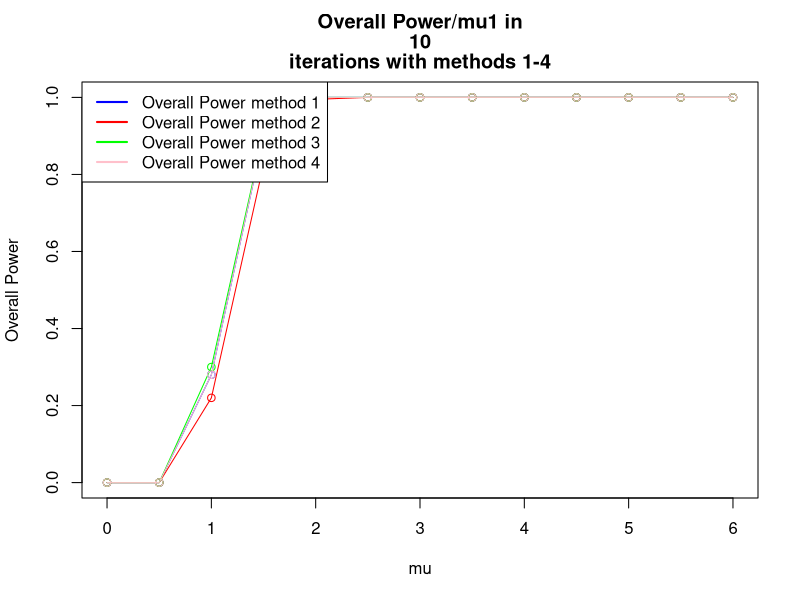
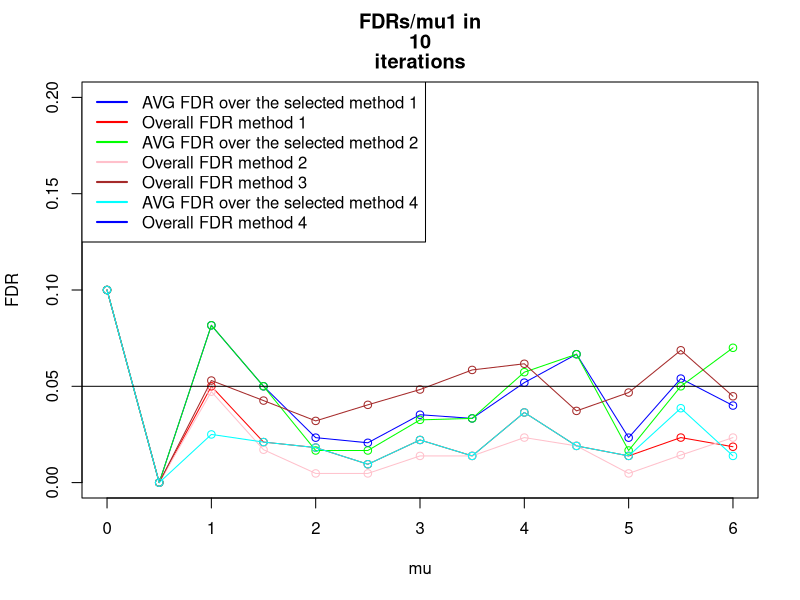
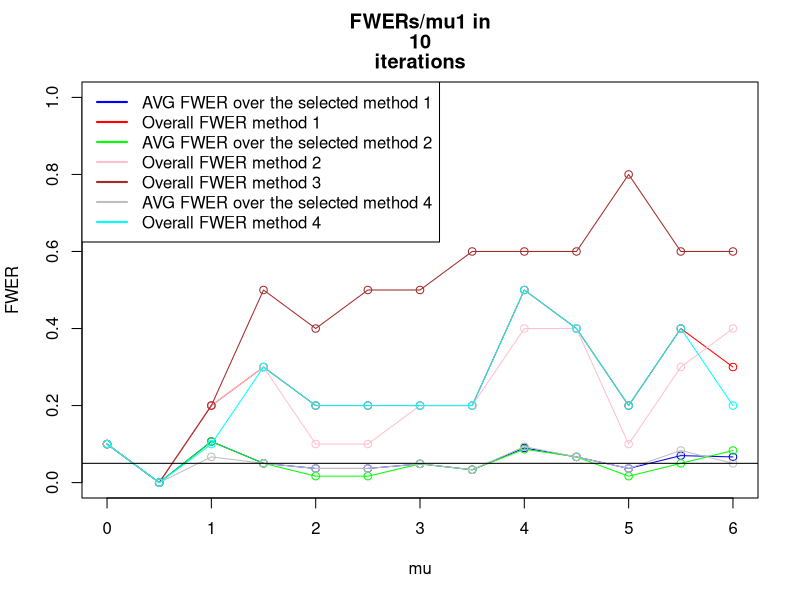
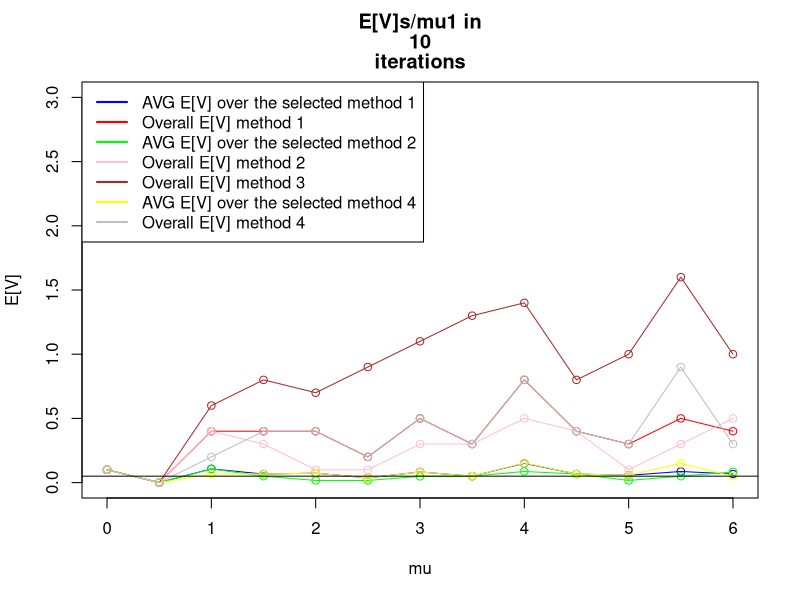
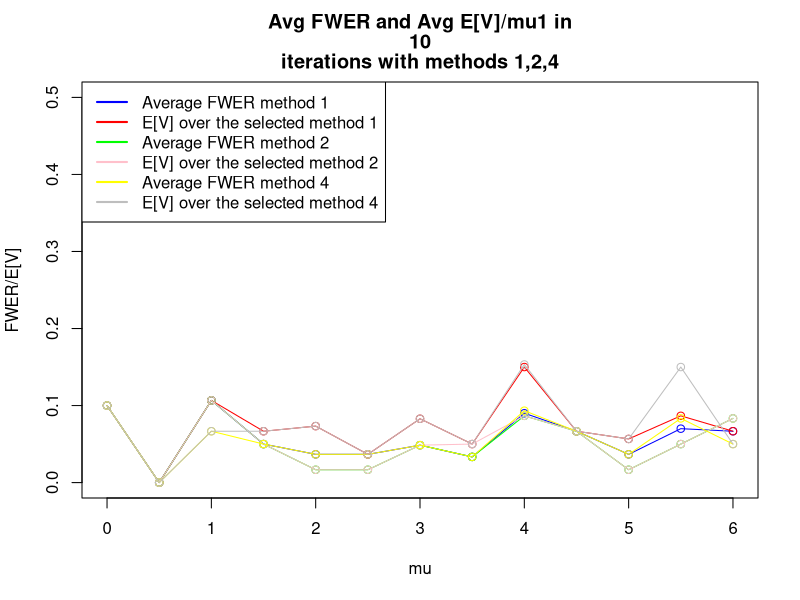

Reproduce these figures in R, in order. (Note: this script raises an error after producing the figures.)
iteration <- setClass ("iteration",
                       #Data structure that holds data regarding a certain iteration (=manipulation of random numbers)        
                       slots=c(xbars="numeric",
                               pvals="numeric",
                               refVec="logical",
                               numOfTrues="numeric",
                               truesMu1="numeric",
                               falsesMu1="numeric",
                               size="numeric",
                               proceduresApplied= "list"
                               
                       )
)
procedure <- setClass ("procedure",
                       #a data structure holding the results of certain procedure applied to an iteration
                       
                       slots=c(procedureName="function",
                               rejects="list",
                               fr="numeric",
                               power="numeric",
                               fdr="numeric",
                               fwer="numeric"
                       )
)

calcSimesPVals<- function (PVals){
  min(p.adjust(PVals, method="BH"))
}

calcPower<-function (rejectsLength, falseRejections, size,numOfFalseH0sInRef,details=FALSE){
  #returns num of  true rejections divided by the number of planned rejections
  if (details==TRUE){
    print ("POWER CALC:")
    print (c("rejects:", rejectsLength))
    print (c("fr:", falseRejections))
    print (c("size:", size))
    print (c("numOfFalseH0sInRef:", numOfFalseH0sInRef))
    print (c("Power",(rejectsLength-falseRejections)/(size-numOfFalseH0sInRef)))
  }
  return ((rejectsLength-falseRejections)/(size-numOfFalseH0sInRef))
}

calcFDR<- function (rejects,falseRejections){
  if (rejects$length==0) return (0)
  else 
    return (falseRejections/rejects$length)
}

calcFWER<- function (rejects, falseRejections){
  if (rejects$length==0)
    return (0)
  if (falseRejections>0) 
    return (1)
  if (falseRejections==0) 
    return (0)
}

countFalseFamilyRejections <- function (rejects, numOfSignalFamilies){
  if (rejects$length==0){ #if there were no rejects at all
    return (0)
  }
  return (length(which(rejects$ix>numOfSignalFamilies)))
}

countFalseRejections<-function (rejects , refVec){
  if (rejects$length==0){ #if there were no rejects at all
    return (0)
  }
  
  fr<-0 #false rejections counter
  for (i in 1:rejects$length){ # count num of false rejects
    #     print (refVec)
    if (refVec[rejects$ix[i]]==FALSE) { #if the rejection was false
      fr<-fr+1
    }
  }
  return (fr) 
}

SelectFamiliesBH<-function (familiesSimesPVals){
  #b<-p.adjust(familiesSimesPVals,method="BH")
  #return (which(b<0.05))
  #print ("SELECT: ")
  #print (Preject(familiesSimesPVals))
  #print ("BH SELECT")
  return (Preject(method="BH", pvals=familiesSimesPVals))
  
}  
#return Array of Selected Families and old ixs


OverallBHSelectedFamilies<-function (jointRejects){
  newIXs<-unique(as.integer((jointRejects$ix-1)/10))+1
  return (list ("length"=length(newIXs), "ix"=newIXs))
  
}


rejectTukey <- function (xbars,S,groupSize,qStar){
  statistics=as.numeric(dist(xbars)/sqrt(S/groupSize))
  b<-which(statistics>=qStar)
  
  #   print (statistics)
  #   print ("Q*")
  #   print (qStar)
  #   print (list("length"=length(b), "ix"=b))
  return (list("length"=length(b), "ix"=b))
}

Preject <- function (method="BH", pvals=c(0), details=FALSE, alpha =0.05){
  a<-p.adjust(p=pvals,method=method)
  #   print (a)
  b<- which(a<alpha)
  return (list ("length"=length(b), "ix"=b))
}

calcTukeyPVal <-function(xbars,S,groupSize, numOfGroups){
  pval<- 1-ptukey(q=max(dist(xbars))/sqrt(S/groupSize), 
                  nmeans=numOfGroups ,df=numOfGroups * (groupSize-1))
  return (pval)
}

calcPairwisePVals <-function (xbars,S,groupSize, numOfGroups,i=1,details=FALSE){
  ##useful for method C phase 2
  pvals=2*(1-pt(q=dist(xbars)/sqrt(2*S[i]/groupSize),
                df= numOfGroups*(groupSize-1)))
  if (details==TRUE){
    print (c("PAIRWISE", pvals))
    print (as.numeric(pvals))
  }
  #   readline()
  return (as.numeric(pvals))
}

getRandomXBars <-function (size, numOfTrues, truesMu1=0, falsesMu1, sd=1){
  xbar<- rep(NA,size) #init xbar
  xbar[1:numOfTrues]<- (rnorm(n=numOfTrues,mean=truesMu1,sd=sd)) 
  #define the null first families
  xbar[(numOfTrues+1):size]<- (rnorm(n=size-numOfTrues,mean=falsesMu1,sd=sd)) 
  #define the non-null last families   
  #   print (xbar)
  #   readline()
  return (xbar)
}
setDesVector <-function (size, numOfZeros,mu=4){
  a<-rep(0,numOfZeros)
  b<-rep(mu,size-numOfZeros)
  return (c(a,b))
}

setRefVectorBig <-function(size, numOfZeros,mu){
  DesVector<-setDesVector(size,numOfZeros,mu)
  #   print ("DesVector:")
  #   print (DesVector)
  return (as.logical(dist(DesVector)))
}

# this method works only for numOfGroups=3, setRefVectorBig does this right for larger sizes
# setRefVector <- function (size, numOfTrues){
#   #initialize reference vector
#   refvec<-rep (NA,size)
#   refvec[1:numOfTrues]<- TRUE # these will be true discoveries
#   refvec[(numOfTrues+1):size]<- FALSE # these will be False Discoveries
#   return (refvec)
# }


#method A(3): Overall BH (one level)
#method B(2): QTukey Statistics (2 levels) 1: TukeyPval , 2: QTukey Stat
#method C(1): BH with pairwise Pval (2 levels) 1: TukeyPVal, 2:Pairwise PVal
#method 4: To be added later - currently empty

#this algorithm builds "numOfFamilies" families, each family of size "numOfGroups",
#with "numOfTrues" trues and the rest of the families are false, with "numOfSignalFamilies"
#families in which there 
#is signal (=numOfTrues is used), and the rest of the families are with no signal (all mus are 0)
#then uses 3 different methods to reject.
tukeyTest2 <-function(n=10000, numOfFamilies=40, numOfGroups=3, numOfTrues=1, numOfSignalFamilies=5,
                      minMu1=0, maxMu1=4, interval=0.5, alpha=0.05, groupSize=16,details=FALSE){
  
  #definition of constant df
  df=numOfGroups*(groupSize-1) #calculate degs of freedom
  
  #define constant methodnames
  METHOD_NAMES=rbind("QTukey Stat", "Pairwise", "Overall BH", "BH BH(Simes)")
  
  #decleration of matrices to keep means, size is # of methods * the number of mu values 
  OvrPowerMeans<-matrix(0,4,(maxMu1-minMu1)/interval+1)
  AVGPowerMeans<-matrix(0,4,(maxMu1-minMu1)/interval+1)
  AVGFDRMeans<-matrix(0,4,(maxMu1-minMu1)/interval+1)
  OvrFDRMeans<-matrix(0,4,(maxMu1-minMu1)/interval+1)
  AVGFWERMeans<-matrix(0,4,(maxMu1-minMu1)/interval+1)
  OvrFWERMeans<-matrix(0,4,(maxMu1-minMu1)/interval+1)
  OvrFRMeans<-matrix(0,4,(maxMu1-minMu1)/interval+1)
  AVGFRMeans<-matrix(0,4,(maxMu1-minMu1)/interval+1)
  
  FAMILYpowerMeans<-matrix(0,4,(maxMu1-minMu1)/interval+1)
  FAMILYFDRMeans<-matrix(0,4,(maxMu1-minMu1)/interval+1)
  FAMILYFWERMeans<-matrix(0,4,(maxMu1-minMu1)/interval+1)
  
  #declration of matrices to keep s.deviation, size is # of methods * the number of mu values 
  OvrPowerSD<-matrix(0,4,(maxMu1-minMu1)/interval+1)
  AVGPowerSD<-matrix(0,4,(maxMu1-minMu1)/interval+1)
  AVGFDRSD<-matrix(0,4,(maxMu1-minMu1)/interval+1)
  OvrFDRSD<-matrix(0,4,(maxMu1-minMu1)/interval+1)
  AVGFWERSD<-matrix(0,4,(maxMu1-minMu1)/interval+1)
  OvrFWERSD<-matrix(0,4,(maxMu1-minMu1)/interval+1)
  OvrFRSD<-matrix(0,4,(maxMu1-minMu1)/interval+1)
  AVGFRSD<-matrix(0,4,(maxMu1-minMu1)/interval+1)
  
  FAMILYpowerSD<-matrix(0,4,(maxMu1-minMu1)/interval+1)
  FAMILYFDRSD<-matrix(0,4,(maxMu1-minMu1)/interval+1)
  FAMILYFWERSD<-matrix(0,4,(maxMu1-minMu1)/interval+1)
  #   PowerOutput<-list()
  
  for (mu in seq(minMu1,maxMu1,interval)){
    
    #matrices for each mu1
    TotalAVGFDR<-matrix(0,4,n)
    TotalAVGFWER<-matrix(0,4,n)
    TotalAVGPower<-matrix(0,4,n)
    TotalOvrFWER<-matrix(0,4,n)
    TotalOvrPower<-matrix(0,4,n)
    TotalAVGFR<-matrix(0,4,n)
    TotalOvrFR<-matrix(0,4,n)
    TotalOvrFDR<-matrix(0,4,n)
    FAMILYpower<-matrix(0,4,n)
    FAMILYFDR<-matrix(0,4,n)
    FAMILYFWER<-matrix(0,4,n)
    FAMILYFR<-matrix(0,4,n)
    
    print (mu)
    #     readline()
    
    #each iteration
    for (iters in 1:n){
      #       print (c("iter:" ,iters))
      
      #setup  of variables
      familyArray= list(numOfFamilies);
      familiesTukeyPVals = numeric(numOfFamilies);
      familiesSimesPVals = numeric(numOfFamilies);
      
      SelectedFamilies<-list(0);
      OverallRejectsLength<-numeric(4) # 4 slots for each method B/C/*/4
      OverallFR <- numeric(4)
      FDRSum <-numeric(4)
      FWERSum <- numeric(4)
      POWERSum <- numeric(4)
      
      jointFamily <- new ("iteration",
                          size=choose(numOfGroups,2)*numOfFamilies,
                          numOfTrues=0+
                            #num of true hypotheses in the no signal zone
                            numOfSignalFamilies*(numOfGroups-1),
                          #num of true hypotheses in the signal zone
                          falsesMu1=mu
      )
      #       print (jointFamily)
      #       readline()
      ##init variance vector
      S=rchisq(n=numOfFamilies,df=df)/df
      
      for (i in 1:numOfFamilies){
        
        familyArray[[i]]= new ("iteration",
                               size=choose (numOfGroups,2),
                               numOfTrues=numOfTrues, #=1
                               falsesMu1=mu
        ) #init family
        
        
        if (i<=numOfSignalFamilies){ #first 5 families with signal
          familyArray[[i]]@refVec=setRefVectorBig(
            size=numOfGroups,
            numOfZeros=numOfGroups-numOfTrues,
            mu=mu)
          #           print ("Reference vector:")
          #           print (familyArray[[i]]@refVec)
          #build reference Vector
          familyArray[[i]]@xbars=getRandomXBars(size=numOfGroups,
                                                numOfTrues=numOfGroups-1,
                                                falsesMu1=mu,
                                                sd=sqrt(1/groupSize))
        }
        else { #35 families no signal
          familyArray[[i]]@refVec=setRefVectorBig(
            size=numOfGroups,
            numOfZeros=numOfGroups,
            mu=mu)
          
          #build reference Vector (we set numOfTrues as 1 and falsesMu1 as 0 so that all xbars are
          #generated around 0, the value of numOfTrues doesnt matter here)
          familyArray[[i]]@xbars=getRandomXBars(size=numOfGroups,
                                                numOfTrues=1,
                                                falsesMu1=0,
                                                sd=sqrt(1/groupSize))
        }
        #                             print ("Reference vector:")
        #                             print (familyArray[[i]]@refVec)
        if (details==TRUE){
          #                    print (i)
          #                    print (familyArray[[i]]@xbars)         
        } #end details print
        
        familyArray[[i]]@pvals=calcPairwisePVals(familyArray[[i]]@xbars,
                                                 S,
                                                 groupSize,
                                                 numOfGroups,
                                                 i=i,
                                                 details=FALSE)
        #        readline()
        #calc Pairwise PVals for Method C(1)
        
        familyArray[[i]]@proceduresApplied=append(familyArray[[i]]@proceduresApplied,
                                                  new ("procedure"))
        familyArray[[i]]@proceduresApplied=append(familyArray[[i]]@proceduresApplied,
                                                  new ("procedure"))
        familyArray[[i]]@proceduresApplied=append(familyArray[[i]]@proceduresApplied,
                                                  new ("procedure"))
        familyArray[[i]]@proceduresApplied=append(familyArray[[i]]@proceduresApplied,
                                                  new ("procedure"))
        familiesTukeyPVals[i]=calcTukeyPVal(familyArray[[i]]@xbars
                                            ,S[i],groupSize, numOfGroups)
        familiesSimesPVals[i]=calcSimesPVals(familyArray[[i]]@pvals)
        
        #calc Tukey PVals for method B(2)
        
        #         print (c("family tukey pval", i, familiesTukeyPVals[i]))
        
        #add to jointFamily for methods 3-4
        jointFamily@refVec=append(jointFamily@refVec,familyArray[[i]]@refVec)
        jointFamily@xbars=append(jointFamily@xbars,familyArray[[i]]@xbars)
        jointFamily@pvals=append(jointFamily@pvals,familyArray[[i]]@pvals)
        jointFamily@proceduresApplied=append(familyArray[[i]]@proceduresApplied,
                                             new ("procedure"))
        jointFamily@proceduresApplied=append(familyArray[[i]]@proceduresApplied,
                                             new ("procedure"))
      } #end for i
      
      if (details==TRUE){
        #         print (jointFamily)
        #         print (familiesSimesPVals)
        #         readline()
      }
      
      #method B,C step 1: select interesting families using BH
      SelectedFamilies[[1]]<-SelectFamiliesBH(familiesTukeyPVals)
      SelectedFamilies[[2]]<-SelectedFamilies[[1]] #for this stage selection for both methods is the same
      qStar=qtukey(p=1-alpha*SelectedFamilies[[1]]$length/numOfFamilies,
                   nmeans=numOfGroups,df=df)
      SelectedFamilies[[4]]<-SelectFamiliesBH(familiesSimesPVals)
      #method 3 - overall BH - take joint family and reject in it using BH
      jointFamily@proceduresApplied[[1]]@rejects=Preject(method="BH", pvals=jointFamily@pvals, alpha=0.05)
      
      SelectedFamilies[[3]]<-OverallBHSelectedFamilies(jointFamily@proceduresApplied[[1]]@rejects)
      #       print (familyArray[[i]]@pvals, qStar)
      #       print ("SELECTS FROM METHOD 4")
      #       print (SelectedFamilies[[4]])
      #             readline()
      
      #calc Family Stats:
      for (methodix in 1:4){
        FAMILYFR[methodix,iters]<-countFalseFamilyRejections(SelectedFamilies[[methodix]],numOfSignalFamilies)
        
        FAMILYpower[methodix,iters]<-calcPower(rejects=SelectedFamilies[[methodix]]$length,
                                               falseRejections=FAMILYFR[methodix,iters],
                                               size=numOfFamilies,
                                               numOfFalseH0sInRef=numOfFamilies-numOfSignalFamilies,
                                               details=FALSE
        ) 
        FAMILYFDR[methodix,iters]<-calcFDR(rejects=SelectedFamilies[[methodix]],falseRejections=FAMILYFR[methodix,iters])
        FAMILYFWER[methodix,iters]<-calcFWER(rejects=SelectedFamilies[[methodix]],falseRejections=FAMILYFR[methodix,iters])
        
        if (details==TRUE){
          print (c("FAMILY POWER",methodix, FAMILYpower[methodix,iters]))
          print (c("FAMILY FR",methodix, FAMILYFR[methodix,iters]))
          print (c("FAMILY FDR",methodix, FAMILYFDR[methodix,iters]))
          print (c("FAMILY FWER",methodix, FAMILYFWER[methodix,iters]))
        }
      }
      
      
      ##method 1/2/4 step 2: #process BH/QTukey on selected families
      for (methodix in 1:4){ #run through methods
        
        #         print (c("METHOD:", methodix))
        if (SelectedFamilies[[methodix]]$length>0){   #if there are any selected families
          for (i in 1:SelectedFamilies[[methodix]]$length){ #run thru selected families
            
            if (methodix==1 || methodix==4){
              #method 1=method C
              #method 4= BH BH (simes)
              #print ("1")
              # reject inside the selected families with BH alpha=0.05*r/m
              familyArray[[SelectedFamilies[[methodix]]$ix[i]]]@proceduresApplied[[methodix]]@rejects<-
                Preject(method="BH", pvals=familyArray[[SelectedFamilies[[methodix]]$ix[i]]]@pvals, 
                        alpha=alpha*SelectedFamilies[[methodix]]$length/numOfFamilies)
            }
            if (methodix==2){
              #methodB
              #print ("2")
              # reject inside the selected families with QTUKEY threshold
              familyArray[[SelectedFamilies[[methodix]]$ix[i]]]@proceduresApplied[[2]]@rejects<-
                rejectTukey( familyArray[[SelectedFamilies[[methodix]]$ix[i]]]@xbars,
                             S[SelectedFamilies[[methodix]]$ix[i]],
                             groupSize,
                             qStar)
              #               print (dist(familyArray[[SelectedFamilies[[methodix]]$ix[i]]]@xbars))
              #               print (familyArray[[SelectedFamilies[[methodix]]$ix[i]]]@refVec)
              #               readline()
            }
            
            if (methodix==3){
              #               for (reject in 1:jointFamily@proceduresApplied[[methodix-2]]@rejects$length){
              #                  rejFamily<-jointFamily@proceduresApplied[[methodix-2]]@rejects$ix[reject]/10
              #                  SelectedFamilies[[3]]<-append(SelectedFamilies[[3]])
              #                  
              #               }
              familyNum<-SelectedFamilies[[methodix]]$ix[i]
              #               print (SelectedFamilies[[methodix]]$ix)
              #               print (c("familynum", familyNum))
              m3rejects<-jointFamily@proceduresApplied[[1]]@rejects$ix
              #               print (m3rejects)
              #             
              m3rejects<-m3rejects[m3rejects> (familyNum-1)*10 &
                                     m3rejects<= (familyNum)*10] -(familyNum-1)*10
              #               print ("after modulus")
              #               print (m3rejects)
              # #               m3rejects<-m3rejects-(familyNum-1)*10
              #               print ("Method 3 rejects")
              #               print(m3rejects)
              #                                
              familyArray[[SelectedFamilies[[methodix]]$ix[i]]]@proceduresApplied[[methodix]]@rejects<-
                list("length"=length(m3rejects), "ix"=m3rejects)
              
              
              #calc stats for joint family
              jointFamily@proceduresApplied[[methodix-2]]@fr=countFalseRejections(jointFamily@proceduresApplied[[methodix-2]]@rejects,jointFamily@refVec)
              jointFamily@proceduresApplied[[methodix-2]]@power=calcPower(jointFamily@proceduresApplied[[methodix-2]]@rejects$length,
                                                                          jointFamily@proceduresApplied[[methodix-2]]@fr, jointFamily@size, jointFamily@size-jointFamily@numOfTrues)
              jointFamily@proceduresApplied[[methodix-2]]@fdr=calcFDR(jointFamily@proceduresApplied[[methodix-2]]@rejects,
                                                                      jointFamily@proceduresApplied[[methodix-2]]@fr)
              jointFamily@proceduresApplied[[methodix-2]]@fwer=calcFWER(jointFamily@proceduresApplied[[methodix-2]]@rejects, 
                                                                        jointFamily@proceduresApplied[[methodix-2]]@fr)
              
              TotalOvrFDR[methodix,iters]=jointFamily@proceduresApplied[[methodix-2]]@fdr
              TotalOvrFWER[methodix,iters]=jointFamily@proceduresApplied[[methodix-2]]@fwer      		
              TotalOvrFR[methodix,iters]=jointFamily@proceduresApplied[[methodix-2]]@fr
              TotalOvrPower[methodix,iters]=jointFamily@proceduresApplied[[methodix-2]]@power						
            }
            
            #calc frs,power,fdr,fwer for the ith selectedfamily
            familyArray[[SelectedFamilies[[methodix]]$ix[i]]]@proceduresApplied[[methodix]]@fr=
              countFalseRejections(
                familyArray[[SelectedFamilies[[methodix]]$ix[i]]]@proceduresApplied[[methodix]]@rejects,
                familyArray[[SelectedFamilies[[methodix]]$ix[i]]]@refVec)
            
            familyArray[[SelectedFamilies[[methodix]]$ix[i]]]@proceduresApplied[[methodix]]@power=
              calcPower(familyArray[[SelectedFamilies[[methodix]]$ix[i]]]@proceduresApplied[[methodix]]@rejects$length,
                        familyArray[[SelectedFamilies[[methodix]]$ix[i]]]@proceduresApplied[[methodix]]@fr, 
                        familyArray[[SelectedFamilies[[methodix]]$ix[i]]]@size, 
                        length(which(familyArray[[SelectedFamilies[[methodix]]$ix[i]]]@refVec==FALSE)))
            
            familyArray[[SelectedFamilies[[methodix]]$ix[i]]]@proceduresApplied[[methodix]]@fdr=
              calcFDR(familyArray[[SelectedFamilies[[methodix]]$ix[i]]]@proceduresApplied[[methodix]]@rejects,
                      familyArray[[SelectedFamilies[[methodix]]$ix[i]]]@proceduresApplied[[methodix]]@fr)
            
            familyArray[[SelectedFamilies[[methodix]]$ix[i]]]@proceduresApplied[[methodix]]@fwer=
              calcFWER(familyArray[[SelectedFamilies[[methodix]]$ix[i]]]@proceduresApplied[[methodix]]@rejects,
                       familyArray[[SelectedFamilies[[methodix]]$ix[i]]]@proceduresApplied[[methodix]]@fr)
            if (details==TRUE){ 
              print (c("Family number:", SelectedFamilies[[methodix]]$ix[i]))
              print (c("FRs:", familyArray[[SelectedFamilies[[methodix]]$ix[i]]]@proceduresApplied[[methodix]]@fr))
              print (c("FDR:", familyArray[[SelectedFamilies[[methodix]]$ix[i]]]@proceduresApplied[[methodix]]@fdr))
              print (c("FWER: ", familyArray[[SelectedFamilies[[methodix]]$ix[i]]]@proceduresApplied[[methodix]]@fwer))
              print (c("Power: ", familyArray[[SelectedFamilies[[methodix]]$ix[i]]]@proceduresApplied[[methodix]]@power))
              print (c("Rejects:", familyArray[[SelectedFamilies[[methodix]]$ix[i]]]@proceduresApplied[[methodix]]@rejects$length))
            } #end details print
            POWERSum[methodix]=POWERSum[methodix]+ familyArray[[SelectedFamilies[[methodix]]$ix[i]]]@proceduresApplied[[methodix]]@power
            FDRSum[methodix]=FDRSum[methodix]+familyArray[[SelectedFamilies[[methodix]]$ix[i]]]@proceduresApplied[[methodix]]@fdr
            FWERSum[methodix]=FWERSum[methodix]+familyArray[[SelectedFamilies[[methodix]]$ix[i]]]@proceduresApplied[[methodix]]@fwer      		
            OverallFR[methodix]=OverallFR[methodix]+familyArray[[SelectedFamilies[[methodix]]$ix[i]]]@proceduresApplied[[methodix]]@fr
            OverallRejectsLength[methodix]=OverallRejectsLength[methodix]+familyArray[[SelectedFamilies[[methodix]]$ix[i]]]@
              proceduresApplied[[methodix]]@rejects$length
            
            
          } #end for loop of i selected families     
          #           print (c("OVERALL REJECTS LENGTH method :", methodix ,OverallRejectsLength[methodix]))
          
          
          TotalAVGFDR[methodix, iters] <-FDRSum[methodix]/SelectedFamilies[[methodix]]$length
          if (is.nan(TotalAVGFDR[methodix, iters])) {
            TotalAVGFDR[methodix, iters]<-0
          }
          TotalAVGFWER[methodix, iters]<-FWERSum[methodix]/SelectedFamilies[[methodix]]$length
          if (is.nan(TotalAVGFDR[methodix, iters])) {
            TotalAVGFWER[methodix, iters]<-0
          }
          TotalAVGPower[methodix,iters]<-POWERSum[methodix]/SelectedFamilies[[methodix]]$length
          if (is.nan(TotalAVGPower[methodix, iters])) {
            TotalAVGPower[methodix, iters]<-0
          }
          #           print ("TOTAL OVR POWER CALC")
          #           print ("")
          TotalOvrPower[methodix, iters]<- calcPower(rejects=OverallRejectsLength[methodix],
                                                     falseRejections=OverallFR[methodix],
                                                     size=jointFamily@size,
                                                     numOfFalseH0sInRef=jointFamily@size-jointFamily@numOfTrues
          ) 
          
          TotalOvrFR[methodix, iters]<-OverallFR[methodix]
          TotalAVGFR[methodix, iters]<-OverallFR[methodix]/SelectedFamilies[[methodix]]$length
          
          TotalOvrFDR[methodix, iters]<- OverallFR[methodix]/OverallRejectsLength[methodix]
          if (is.nan(TotalOvrFDR[methodix, iters])) {
            TotalOvrFDR[methodix, iters]<-0
          }
          
          TotalOvrFWER[methodix, iters]<-sign(TotalOvrFDR[methodix, iters])
          if (is.nan(TotalOvrFWER[methodix, iters])) {
            TotalOvrFWER[methodix, iters]<-0
          }
          
          print (c("Iteration:", iters, "mu1:", mu, "method:", methodix))
          print (c("Average FDR:", FDRSum[methodix]/SelectedFamilies[[methodix]]$length))
          print (c("Overall FDR: ",  OverallFR[methodix]/OverallRejectsLength[methodix]))
          print (c("Average FWER: ", FWERSum[methodix]/SelectedFamilies[[methodix]]$length))
          print (c("Overall FR: ", OverallFR[methodix]))
          print (c("Interesting Families () are",SelectedFamilies[[methodix]]))
          #readline()
          
          
        } #end if selected families exist
        else {
          #"no selected families in iteration - all stats  are 0"
          #           print ("no families selected")
          TotalAVGPower[methodix,iters]<-0
          TotalAVGFDR[methodix,iters]<-0
          TotalAVGFWER[methodix,iters]<-0
          TotalOvrFWER[methodix,iters]<-0
          TotalOvrPower[methodix,iters]<-0
          TotalOvrFR[methodix,iters]<-0
          TotalAVGFR[methodix,iters]<-0
          TotalOvrFDR[methodix,iters]<-0
        }
      } #end for methodix
      
      
      
      #			print ("TOTAL OVR FDR")
      #			print (TotalOvrFDR)
    } #end n for - iterations
    
    #print ("Total AVG FDR")
    #print (mean(TotalAVGFDR))
    #print ("Total AVG FWER")
    #print (mean(TotalAVGFWER))
    #print ("Total Ovr FR")
    #print (mean(TotalOvrFR))
    #print ("Total OVr FDR")
    #print (mean(TotalOvrFDR))
    
    for (methodix in 1:4){
      #calc final means
      AVGFDRMeans[methodix,(mu-minMu1)/interval+1]<-mean(TotalAVGFDR[methodix,])
      AVGFWERMeans[methodix,(mu-minMu1)/interval+1]<-mean(TotalAVGFWER[methodix,])
      AVGFRMeans[methodix,(mu-minMu1)/interval+1]<-mean(TotalAVGFR[methodix,])
      AVGPowerMeans[methodix,(mu-minMu1)/interval+1]<-mean(TotalAVGPower[methodix,])
      
      OvrPowerMeans[methodix,(mu-minMu1)/interval+1]<-mean(TotalOvrPower[methodix,])
      OvrFDRMeans[methodix,(mu-minMu1)/interval+1]<-mean(TotalOvrFDR[methodix,])
      OvrFWERMeans[methodix,(mu-minMu1)/interval+1]<-mean(TotalOvrFWER[methodix,])
      OvrFRMeans[methodix,(mu-minMu1)/interval+1]<-mean(TotalOvrFR[methodix,])
      
      FAMILYFDRMeans[methodix,(mu-minMu1)/interval+1]<-mean(FAMILYFDR[methodix,])
      FAMILYFWERMeans[methodix,(mu-minMu1)/interval+1]<-mean(FAMILYFWER[methodix,])
      FAMILYpowerMeans[methodix,(mu-minMu1)/interval+1]<-mean(FAMILYpower[methodix,])
      #calc final SDs
      AVGFDRSD[methodix,(mu-minMu1)/interval+1]<-sd(TotalAVGFDR[methodix,])
      OvrPowerSD[methodix,(mu-minMu1)/interval+1] <-sd(TotalOvrPower[methodix,])   
      AVGFWERSD[methodix,(mu-minMu1)/interval+1]<-sd(TotalAVGFWER[methodix,])
      AVGFRSD[methodix,(mu-minMu1)/interval+1]<-sd(TotalAVGFR[methodix,])
      
      OvrPowerSD[methodix,(mu-minMu1)/interval+1]<-sd(TotalOvrPower[methodix,])
      OvrFDRSD[methodix,(mu-minMu1)/interval+1]<-sd(TotalOvrFDR[methodix,])
      OvrFWERSD[methodix,(mu-minMu1)/interval+1]<-sd(TotalOvrFWER[methodix,])
      OvrFRSD[methodix,(mu-minMu1)/interval+1]<-sd(TotalOvrFR[methodix,])
      
      FAMILYFDRSD[methodix,(mu-minMu1)/interval+1]<-sd(FAMILYFDR[methodix,])
      FAMILYFWERSD[methodix,(mu-minMu1)/interval+1]<-sd(FAMILYFWER[methodix,])
      FAMILYpowerSD[methodix,(mu-minMu1)/interval+1]<-sd(FAMILYpower[methodix,])
      
      #			print ('Ovr fdrmeans')
      #			print (OvrFDRMeans)
      
    } #end methodix for 
    #     PowerOutput[[(mu-minMu1)/interval+1]]=TotalOvrPower
  } #end mu for
  
  
  
  #	print (OvrFDRMeans[1,])
  #	print (OvrFDRMeans[2,])
  #	print (AVGFDRMeans[1,])
  #	print (AVGFDRMeans[2,])
  #	
  
  plot (seq(minMu1,maxMu1,interval),OvrPowerMeans[1,], 
        col="blue", ylim=c(0,1),xlab= "mu", ylab= "Overall Power",
        main =c("Overall Power/mu1 in", n, "iterations with methods 1-4"), type="o")
  lines (seq(minMu1,maxMu1,interval),OvrPowerMeans[2,], col="red", type="o")
  lines (seq(minMu1,maxMu1,interval),OvrPowerMeans[3,], col="green", type="o")
  lines (seq(minMu1,maxMu1,interval),OvrPowerMeans[4,], col="pink", type="o")
  
  
  legend("topleft", 
         legend= c("Overall Power method 1", "Overall Power method 2", 
                   "Overall Power method 3","Overall Power method 4"), 
         lty=c(1,1,1,1),
         lwd=c(2,2,2,2),
         col=c("blue","red", "green", "pink")
  )
  plot (seq(minMu1,maxMu1,interval),AVGFDRMeans[1,], 
        col="blue", ylim=c(0,0.2),xlab= "mu", ylab= "FDR",
        main =c("FDRs/mu1 in", n, "iterations"), type="o")
  lines (seq(minMu1,maxMu1,interval),OvrFDRMeans[1,], col="red", type="o")
  lines (seq(minMu1,maxMu1,interval),AVGFDRMeans[2,], col="green", type="o")
  lines (seq(minMu1,maxMu1,interval),OvrFDRMeans[2,], col="pink", type="o")
  lines (seq(minMu1,maxMu1,interval),OvrFDRMeans[3,], col="brown", type="o")
  lines (seq(minMu1,maxMu1,interval),OvrFDRMeans[4,], col="cyan", type="o")
  abline (h=0.05, col="black")
  
  legend("topleft", 
         legend= c("AVG FDR over the selected method 1", "Overall FDR method 1",
                   "AVG FDR over the selected method 2", "Overall FDR method 2", 
                   "Overall FDR method 3",
                   "AVG FDR over the selected method 4", "Overall FDR method 4" ), 
         lty=c(1,1,1,1),
         lwd=c(2,2,2,2),
         col=c("blue","red", "green", "pink", "brown","cyan")
  )
  plot (seq(minMu1,maxMu1,interval),AVGFWERMeans[1,], 
        col="blue", ylim=c(0,1),xlab= "mu", ylab= "FWER",
        main =c("FWERs/mu1 in", n, "iterations"), type="o")
  lines (seq(minMu1,maxMu1,interval),OvrFWERMeans[1,], col="red", type="o")
  lines (seq(minMu1,maxMu1,interval),AVGFWERMeans[2,], col="green", type="o")
  lines (seq(minMu1,maxMu1,interval),OvrFWERMeans[2,], col="pink", type="o")
  lines (seq(minMu1,maxMu1,interval),OvrFWERMeans[3,], col="brown", type="o")
  lines (seq(minMu1,maxMu1,interval),AVGFWERMeans[4,], col="grey", type="o")
  lines (seq(minMu1,maxMu1,interval),OvrFWERMeans[4,], col="cyan", type="o")
  abline (h=0.05, col="black")
  
  legend("topleft", 
         legend= c("AVG FWER over the selected method 1", "Overall FWER method 1",
                   "AVG FWER over the selected method 2", "Overall FWER method 2", 
                   "Overall FWER method 3", 
                   "AVG FWER over the selected method 4","Overall FWER method 4"), 
         lty=c(1,1,1,1),
         lwd=c(2,2,2,2),
         col=c("blue","red", "green", "pink", "brown","grey", "cyan")
  )
  
  plot (seq(minMu1,maxMu1,interval),AVGFRMeans[1,], 
        col="blue", ylim=c(0,3),xlab= "mu", ylab= "E[V]",
        main =c("E[V]s/mu1 in", n, "iterations"), type="o")
  lines (seq(minMu1,maxMu1,interval),OvrFRMeans[1,], col="red", type="o")
  lines (seq(minMu1,maxMu1,interval),AVGFRMeans[2,], col="green", type="o")
  lines (seq(minMu1,maxMu1,interval),OvrFRMeans[2,], col="pink", type="o")
  lines (seq(minMu1,maxMu1,interval),OvrFRMeans[3,], col="brown", type="o")
  lines (seq(minMu1,maxMu1,interval),AVGFRMeans[4,], col="yellow", type="o")
  lines (seq(minMu1,maxMu1,interval),OvrFRMeans[4,], col="grey", type="o")
  abline (h=0.05, col="black")
  
  legend("topleft", 
         legend= c("AVG E[V] over the selected method 1", "Overall E[V] method 1", 
                   "AVG E[V] over the selected method 2", "Overall E[V] method 2", 
                   "Overall E[V] method 3",
                   "AVG E[V] over the selected method 4", "Overall E[V] method 4"), 
         lty=c(1,1,1,1),
         lwd=c(2,2,2,2),
         col=c("blue","red", "green", "pink", "brown","yellow","grey")
  )
  plot (seq(minMu1,maxMu1,interval),AVGFWERMeans[1,] , col="blue", ylim=c(0,0.5),
        ylab="FWER/E[V]", xlab="mu",
        main =c("Avg FWER and Avg E[V]/mu1 in", n, "iterations with methods 1,2,4"), type="o")
  #    readline()
  lines (seq(minMu1,maxMu1,interval),AVGFRMeans[1,], col="red", type="o")
  lines (seq(minMu1,maxMu1,interval),AVGFWERMeans[2,], col="green", type="o")
  lines (seq(minMu1,maxMu1,interval),AVGFRMeans[2,], col="pink", type="o")
  lines (seq(minMu1,maxMu1,interval),AVGFWERMeans[4,], col="yellow", type="o")
  lines (seq(minMu1,maxMu1,interval),AVGFRMeans[4,], col="grey", type="o")
  legend("topleft", 
         legend= c("Average FWER method 1","E[V] over the selected method 1",
                   "Average FWER method 2","E[V] over the selected method 2",
                   "Average FWER method 4","E[V] over the selected method 4"), 
         lty=c(1,1,1,1),
         lwd=c(2,2,2,2),
         col=c("blue","red", "green", "pink","yellow","grey")
  )
  
  #change column names in table
  colnames(OvrPowerMeans)<-seq(minMu1,maxMu1,interval)
  colnames(AVGPowerMeans)<-seq(minMu1,maxMu1,interval)
  colnames(OvrFDRMeans)<-seq(minMu1,maxMu1,interval)
  colnames(AVGFDRMeans)<-seq(minMu1,maxMu1,interval)
  colnames(OvrFWERMeans)<-seq(minMu1,maxMu1,interval)
  colnames(OvrFRMeans)<-seq(minMu1,maxMu1,interval)
  colnames(AVGFRMeans)<-seq(minMu1,maxMu1,interval)
  colnames(AVGFWERMeans)<-seq(minMu1,maxMu1,interval)
  colnames(FAMILYFWERMeans)<-seq(minMu1,maxMu1,interval)
  colnames(FAMILYFDRMeans)<-seq(minMu1,maxMu1,interval)
  colnames(FAMILYpowerMeans)<-seq(minMu1,maxMu1,interval)
  #   rownames(OvrPowerMeans)<-c("QTukey Stat", "Pairwise", "Overall BH", "BH BH")
    
  print ("OVERALL POWER:")
  print (OvrPowerMeans)
  print ("AVG POWER:")
  print (AVGPowerMeans)
  print ("AVG FDR:")
  print( AVGFDRMeans)
  print ("OVERALL FDR:")
  print( OvrFDRMeans)
  print ("OVERALL FWER:")
  print(OvrFWERMeans)
  print ("OVERALL E[V]:")
  print(OvrFRMeans)
  print ("AVG E[V]: ")
  print (AVGFRMeans)
  print ("AVG FWER: ")
  print (AVGFWERMeans)
  print ("FAMILY POWER:")
  print (FAMILYpowerMeans)
  print ("FAMILY FDR:")
  print (FAMILYFDRMeans)
  print ("FAMILY FWER:")
  print (FAMILYFWERMeans)
  
  print ("OVERALL POWER SD:")
  print (OvrPowerSD)
  print ("AVG POWER SD:")
  print (AVGPowerSD)
  print ("AVG FDR SD:")
  print( AVGFDRSD)
  print ("OVERALL FDR SD:")
  print( OvrFDRSD)
  print ("OVERALL FWER SD:")
  print(OvrFWERSD)
  print ("OVERALL E[V] SD:")
  print(OvrFRSD)
  print ("AVG E[V] SD: ")
  print (AVGFRSD)
  print ("AVG FWER SD: ")
  print (AVGFWERSD)
  print ("FAMILY POWER SD:")
  print (FAMILYpowerSD)
  print ("FAMILY FDR SD:")
  print (FAMILYFDRSD)
  print ("FAMILY FWER SD:")
  print (FAMILYFWERSD)
  
  #export to EXCEL MEANS
  wb<-loadWorkbook(paste("TukeyTest MEANS",Sys.Date(),"numOfGroups=",numOfGroups,"n=",n,".xls"), create = TRUE)
  
  createSheet(wb, name = "AVG FDR")
  writeWorksheet(wb, cbind(METHOD_NAMES,AVGFDRMeans), sheet = "AVG FDR")
  createSheet(wb, name = "OVERALL POWER")
  writeWorksheet(wb, cbind(METHOD_NAMES,OvrPowerMeans),  sheet = "OVERALL POWER")
  createSheet(wb, name = "OVERALL FDR")
  writeWorksheet(wb, cbind(METHOD_NAMES,OvrFDRMeans), sheet = "OVERALL FDR")
  createSheet(wb, name = "OVERALL FWER")
  writeWorksheet(wb, cbind(METHOD_NAMES,OvrFWERMeans), sheet = "OVERALL FWER")
  createSheet(wb, name = "OVERALL E(V)")
  writeWorksheet(wb, cbind(METHOD_NAMES,OvrFRMeans), sheet = "OVERALL E(V)")
  createSheet(wb, name = "AVG E(V)")
  writeWorksheet(wb, cbind(METHOD_NAMES,AVGFRMeans), sheet = "AVG E(V)")
  createSheet(wb, name = "AVG FWER")
  writeWorksheet(wb, cbind(METHOD_NAMES,AVGFWERMeans), sheet = "AVG FWER")
  
  createSheet(wb, name = "FAMILY POWER")
  writeWorksheet(wb, cbind(METHOD_NAMES,OvrPowerMeans),  sheet = "FAMILY POWER")
  createSheet(wb, name = "FAMILY FDR")
  writeWorksheet(wb, cbind(METHOD_NAMES,OvrFDRMeans), sheet = "FAMILY FDR")
  createSheet(wb, name = "FAMILY FWER")
  writeWorksheet(wb, cbind(METHOD_NAMES,OvrFWERMeans), sheet = "FAMILY FWER")
  
  saveWorkbook(wb)
  
  #export to EXCEL SDs
  wb<-loadWorkbook(paste("TukeyTest sd",Sys.Date(),"numOfGroups=",numOfGroups,"n=",n,".xls"), create = TRUE)
  
  createSheet(wb, name = "AVG FDR")
  writeWorksheet(wb, cbind(METHOD_NAMES,AVGFDRSD), sheet = "AVG FDR")
  createSheet(wb, name = "OVERALL POWER")
  writeWorksheet(wb, cbind(METHOD_NAMES,OvrPowerSD),  sheet = "OVERALL POWER")
  createSheet(wb, name = "OVERALL FDR")
  writeWorksheet(wb, cbind(METHOD_NAMES,OvrFDRSD), sheet = "OVERALL FDR")
  createSheet(wb, name = "OVERALL FWER")
  writeWorksheet(wb, cbind(METHOD_NAMES,OvrFWERSD), sheet = "OVERALL FWER")
  createSheet(wb, name = "OVERALL E(V)")
  writeWorksheet(wb, cbind(METHOD_NAMES,OvrFRSD), sheet = "OVERALL E(V)")
  createSheet(wb, name = "AVG E(V)")
  writeWorksheet(wb, cbind(METHOD_NAMES,AVGFRSD), sheet = "AVG E(V)")
  createSheet(wb, name = "AVG FWER")
  writeWorksheet(wb, cbind(METHOD_NAMES,AVGFWERSD), sheet = "AVG FWER")
  createSheet(wb, name = "FAMILY POWER")
  writeWorksheet(wb, cbind(METHOD_NAMES,OvrPowerSD),  sheet = "FAMILY POWER")
  createSheet(wb, name = "FAMILY FDR")
  writeWorksheet(wb, cbind(METHOD_NAMES,OvrFDRSD), sheet = "FAMILY FDR")
  createSheet(wb, name = "FAMILY FWER")
  writeWorksheet(wb, cbind(METHOD_NAMES,OvrFWERSD), sheet = "FAMILY FWER")
  
  saveWorkbook(wb)
  
  
  #   print(PowerOutput)
}

#tukeyTest2(n=100)
tukeyTest2(n=10, numOfGroups=5,interval=0.5, minMu1=0, maxMu1=6,details=FALSE)
